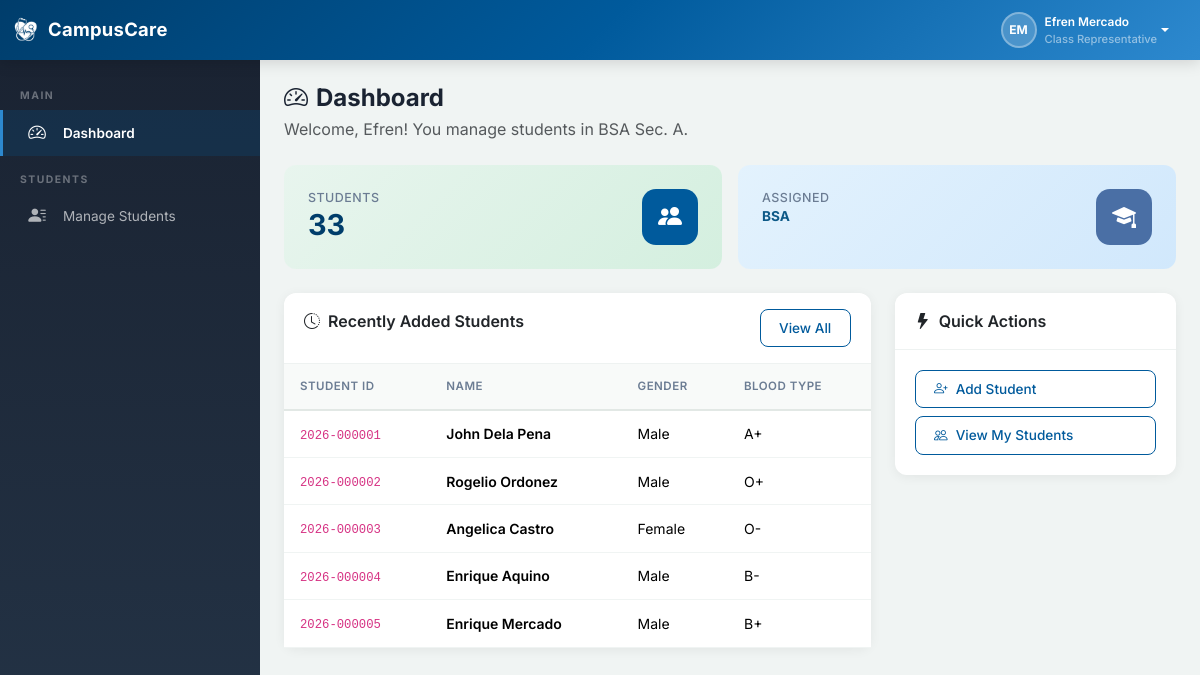
Page /rep/dashboard.php (signed in) on the committed database.
### tables this page shows
CREATE TABLE IF NOT EXISTS `users` (
  `id` INT(11) NOT NULL AUTO_INCREMENT,
  `username` VARCHAR(50) NOT NULL,
  `password` VARCHAR(255) NOT NULL,
  `first_name` VARCHAR(100) NOT NULL,
  `last_name` VARCHAR(100) NOT NULL,
  `email` VARCHAR(150) DEFAULT NULL,
  `role` ENUM('admin','nurse','rep') NOT NULL,
  `assigned_program_id` INT(11) DEFAULT NULL,
  `assigned_year_level_id` INT(11) DEFAULT NULL,
  `assigned_section` VARCHAR(20) DEFAULT NULL,
  `status` ENUM('active','inactive') NOT NULL DEFAULT 'active',
  `deactivation_reason` VARCHAR(255) DEFAULT NULL,
  `last_login` DATETIME DEFAULT NULL,
  `created_at` DATETIME NOT NULL DEFAULT CURRENT_TIMESTAMP,
  `updated_at` DATETIME NOT NULL DEFAULT CURRENT_TIMESTAMP ON UPDATE CURRENT_TIMESTAMP,
  PRIMARY KEY (`id`),
  UNIQUE KEY `uk_username` (`username`),
  KEY `fk_user_program` (`assigned_program_id`),
  KEY `fk_user_year_level` (`assigned_year_level_id`),
  CONSTRAINT `fk_user_program` FOREIGN KEY (`assigned_program_id`) REFERENCES `programs`(`id`) ON DELETE SET NULL,
  CONSTRAINT `fk_user_year_level` FOREIGN KEY (`assigned_year_level_id`) REFERENCES `year_levels`(`id`) ON DELETE SET NULL
);

CREATE TABLE IF NOT EXISTS `students` (
  `id` INT(11) NOT NULL AUTO_INCREMENT,
  `student_id` VARCHAR(30) NOT NULL,
  `first_name` VARCHAR(100) NOT NULL,
  `last_name` VARCHAR(100) NOT NULL,
  `middle_name` VARCHAR(100) DEFAULT NULL,
  `date_of_birth` DATE DEFAULT NULL,
  `gender` ENUM('Male','Female','Other') NOT NULL,
  `program_id` INT(11) DEFAULT NULL,
  `year_level_id` INT(11) DEFAULT NULL,
  `section` VARCHAR(20) DEFAULT NULL,
  `contact_number` VARCHAR(20) DEFAULT NULL,
  `email` VARCHAR(150) DEFAULT NULL,
  `address` TEXT DEFAULT NULL,
  `blood_type` VARCHAR(5) DEFAULT NULL,
  `status` ENUM('active','archived') NOT NULL DEFAULT 'active',
  `created_by` INT(11) DEFAULT NULL,
  `created_at` DATETIME NOT NULL DEFAULT CURRENT_TIMESTAMP,
  `updated_at` DATETIME NOT NULL DEFAULT CURRENT_TIMESTAMP ON UPDATE CURRENT_TIMESTAMP,
  PRIMARY KEY (`id`),
  UNIQUE KEY `uk_student_id` (`student_id`),
  KEY `fk_student_program` (`program_id`),
  KEY `fk_student_year` (`year_level_id`),
  KEY `fk_student_creator` (`created_by`),
  CONSTRAINT `fk_student_program` FOREIGN KEY (`program_id`) REFERENCES `programs`(`id`) ON DELETE SET NULL,
  CONSTRAINT `fk_student_year` FOREIGN KEY (`year_level_id`) REFERENCES `year_levels`(`id`) ON DELETE SET NULL,
  CONSTRAINT `fk_student_creator` FOREIGN KEY (`created_by`) REFERENCES `users`(`id`) ON DELETE SET NULL
);

### includes/auth.php (called while the page is built, shortened)
<?php
require_once __DIR__ . '/../config/database.php';
require_once __DIR__ . '/functions.php';
function isLoggedIn()
{
    return isset($_SESSION['user_id']) && !empty($_SESSION['user_id']);
}
function getCurrentUser()
{
    if (!isset($_SESSION['user_data']) || $_SESSION['user_data']['id'] != $_SESSION['user_id']) {
        $db = Database::getInstance();
        $user = $db->fetch(
            "SELECT u.*, p.name as program_name, p.code as program_code, yl.name as year_level_name
             FROM users u
             LEFT JOIN programs p ON u.assigned_program_id = p.id
             LEFT JOIN year_levels yl ON u.assigned_year_level_id = yl.id
             WHERE u.id = ?",
        [$_SESSION['user_id']]
        );
    }
    return $_SESSION['user_data'];
}
function getDashboardUrl($role)
{
    switch ($role) {
        case 'rep':
            return BASE_URL . '/rep/dashboard.php';
    }
}
function getRoleDisplayName($role)
{
    $roles = [
        'admin' => 'Administrator',
        'nurse' => 'School Nurse/Staff',
        'rep' => 'Class Representative'
    ];
    return $roles[$role] ?? ucfirst($role);
}

### config/database.php (called while the page is built, shortened)
<?php
class Database
{
    private static $instance = null;
    private $pdo;
    private function __construct()
    {
        try {
            $dsn = "mysql:host=" . DB_HOST . ";dbname=" . DB_NAME . ";charset=" . DB_CHARSET;
            $options = [
                PDO::ATTR_ERRMODE => PDO::ERRMODE_EXCEPTION,
                PDO::ATTR_DEFAULT_FETCH_MODE => PDO::FETCH_ASSOC,
                PDO::ATTR_EMULATE_PREPARES => false,
            ];
            $this->pdo = new PDO($dsn, DB_USER, DB_PASS, $options);
        }
        catch (PDOException $e) {
            die("Database connection failed: " . $e->getMessage());
        }
    }
    public static function getInstance()
    {
        if (self::$instance === null) {
            self::$instance = new self();
        }
        return self::$instance;
    }
    public function query($sql, $params = [])
    {
        $stmt = $this->pdo->prepare($sql);
        $stmt->execute($params);
        return $stmt;
    }
    public function fetchAll($sql, $params = [])
    {
        return $this->query($sql, $params)->fetchAll();
    }
    public function fetch($sql, $params = [])
    {
        return $this->query($sql, $params)->fetch();
    }
    public function fetchColumn($sql, $params = [])
    {
        return $this->query($sql, $params)->fetchColumn();
    }
}

### includes/functions.php (called while the page is built, shortened)
<?php
function e($string)
{
    return htmlspecialchars($string ?? '', ENT_QUOTES, 'UTF-8');
}
function isActivePage($page)
{
    $currentPage = basename($_SERVER['PHP_SELF']);
    return ($currentPage === $page) ? 'active' : '';
}

### rep/dashboard.php (the view, shortened to what this page needs)
<?php
require_once __DIR__ . '/../includes/header.php';
$db = Database::getInstance();
$user = getCurrentUser();
$programId = $user['assigned_program_id'] ?? null;
$yearLevelId = $user['assigned_year_level_id'] ?? null;
$section = $user['assigned_section'] ?? null;
$whereClause = "WHERE s.status='active'";
$params = [];
if ($programId) {
    $whereClause .= " AND s.program_id=?";
    $params[] = $programId;
}
if ($yearLevelId) {
    $whereClause .= " AND s.year_level_id=?";
    $params[] = $yearLevelId;
}
if ($section) {
    $whereClause .= " AND s.section=?";
    $params[] = $section;
}
$totalStudents = $db->fetchColumn("SELECT COUNT(*) FROM students s $whereClause", $params);
$recentAdded = $db->fetchAll("SELECT s.*, p.code as program_code, yl.name as year_level_name FROM students s LEFT JOIN programs p ON s.program_id=p.id LEFT JOIN year_levels yl ON s.year_level_id=yl.id $whereClause ORDER BY s.created_at DESC LIMIT 5", $params);
require_once __DIR__ . '/../includes/sidebar.php';
?>
<div class="page-header"><h1><i class="bi bi-speedometer2 me-2"></i>Dashboard</h1>
<p class="text-muted mb-0">Welcome, <?php echo e($user['first_name']); ?>! You manage students in <?php echo e(($user['program_code'] ?? '') . ' ' . ($user['year_level_name'] ?? '') . ' Sec. ' . ($user['assigned_section'] ?? '')); ?>.</p></div>
<div class="row g-3 mb-4">
    <div class="col-sm-6 col-xl-6"><div class="stat-card stat-card-primary animate-fade-in"><div class="d-flex justify-content-between"><div><div class="stat-label">Students</div><div class="stat-value"><?php echo $totalStudents; ?></div></div><div class="stat-icon"><i class="bi bi-people-fill"></i></div></div></div></div>
    <div class="col-sm-6 col-xl-6"><div class="stat-card stat-card-secondary animate-fade-in animate-delay-2"><div class="d-flex justify-content-between"><div><div class="stat-label">Assigned</div><div class="stat-value fs-sm"><?php echo e(($user['program_code'] ?? 'N/A') . ' ' . ($user['year_level_name'] ?? '')); ?></div></div><div class="stat-icon"><i class="bi bi-mortarboard-fill"></i></div></div></div></div>
</div>
<div class="row g-4">
    <div class="col-lg-8">
        <div class="card"><div class="card-header d-flex justify-content-between"><span><i class="bi bi-clock-history me-2"></i>Recently Added Students</span><a href="students.php" class="btn btn-sm btn-outline-primary">View All</a></div>
        <div class="card-body p-0"><div class="table-responsive"><table class="table table-hover mb-0">
        <thead><tr><th>Student ID</th><th>Name</th><th>Gender</th><th>Blood Type</th></tr></thead>
        <tbody>
        <?php if (empty($recentAdded)): ?><tr><td colspan="4" class="text-center text-muted py-4">No students found.</td></tr>
        <?php
else:
    foreach ($recentAdded as $s): ?>
        <tr><td><code><?php echo e($s['student_id']); ?></code></td><td class="fw-semibold"><?php echo e($s['first_name'] . ' ' . $s['last_name']); ?></td><td><?php echo e($s['gender']); ?></td><td><?php echo e($s['blood_type'] ?? '—'); ?></td></tr>
        <?php
    endforeach;
endif; ?>
        </tbody></table></div></div></div>
    </div>
    <div class="col-lg-4">
        <div class="card"><div class="card-header"><i class="bi bi-lightning-fill me-2"></i>Quick Actions</div>
        <div class="card-body">
            <a href="students.php?action=add" class="btn btn-outline-primary btn-sm w-100 mb-2 text-start"><i class="bi bi-person-plus me-2"></i>Add Student</a>
            <a href="students.php" class="btn btn-outline-primary btn-sm w-100 text-start"><i class="bi bi-people me-2"></i>View My Students</a>
        </div></div>
    </div>
</div>
<?php require_once __DIR__ . '/../includes/footer.php'; ?>

### includes/header.php (shortened to what this page needs)
<?php
require_once __DIR__ . '/auth.php';
require_once __DIR__ . '/functions.php';
$currentUser = isLoggedIn() ? getCurrentUser() : null;
?>
<!DOCTYPE html>
<html lang="en">
<head>
    <link rel="stylesheet" href="<?php echo BASE_URL; ?>/node_modules/bootstrap/dist/css/bootstrap.min.css">
    <link rel="stylesheet" href="<?php echo BASE_URL; ?>/node_modules/bootstrap-icons/font/bootstrap-icons.css">
    <link rel="stylesheet" href="<?php echo BASE_URL; ?>/css/style.css">
</head>
<body class="<?php echo isLoggedIn() ? 'has-sidebar' : ''; ?>">
<?php if (isLoggedIn()): ?>
<nav class="navbar navbar-expand-lg navbar-dark cc-navbar fixed-top">
    <div class="container-fluid">
        <a class="navbar-brand d-flex align-items-center" href="<?php echo getDashboardUrl($currentUser['role']); ?>">
            <img src="<?php echo BASE_URL; ?>/assets/logo-main-w.png" alt="<?php echo APP_NAME; ?>" style="width:28px;height:28px;object-fit:contain;" class="me-2">
            <span class="fw-bold"><?php echo APP_NAME; ?></span>
        </a>
        <div class="d-flex align-items-center ms-auto">
            <div class="dropdown">
                <button class="btn btn-link text-white text-decoration-none dropdown-toggle d-flex align-items-center"
                        type="button" id="userDropdown" data-bs-toggle="dropdown" aria-expanded="false">
                    <div class="user-avatar me-2">
                        <?php echo strtoupper(substr($currentUser['first_name'], 0, 1) . substr($currentUser['last_name'], 0, 1)); ?>
                    </div>
                    <div class="d-none d-md-block text-start">
                        <div class="fw-semibold small"><?php echo e($currentUser['first_name'] . ' ' . $currentUser['last_name']); ?></div>
                        <div class="text-white-50" style="font-size: 0.7rem;"><?php echo getRoleDisplayName($currentUser['role']); ?></div>
                    </div>
                </button>
            </div>
        </div>
    </div>
</nav>
<?php
endif; ?>

### includes/sidebar.php (shortened to what this page needs)
<?php
$userRole = $_SESSION['user_role'] ?? '';
?>
<aside class="cc-sidebar" id="sidebar">
    <nav class="sidebar-nav">
        <?php if ($userRole === 'admin'): ?>
        <div class="sidebar-section-title">Main</div>
        <a href="<?php echo BASE_URL; ?>/admin/dashboard.php" class="sidebar-link <?php echo isActivePage('dashboard.php'); ?>">
            <i class="bi bi-speedometer2"></i><span>Dashboard</span>
        </a>
        <div class="sidebar-section-title">Management</div>
        <a href="<?php echo BASE_URL; ?>/admin/users.php" class="sidebar-link <?php echo isActivePage('users.php'); ?>">
            <i class="bi bi-people"></i><span>User Management</span>
        </a>
        <a href="<?php echo BASE_URL; ?>/admin/programs.php" class="sidebar-link <?php echo isActivePage('programs.php'); ?>">
            <i class="bi bi-mortarboard"></i><span>Programs</span>
        </a>
        <a href="<?php echo BASE_URL; ?>/admin/year_levels.php" class="sidebar-link <?php echo isActivePage('year_levels.php'); ?>">
            <i class="bi bi-layers"></i><span>Year Levels</span>
        </a>
        <a href="<?php echo BASE_URL; ?>/admin/students.php" class="sidebar-link <?php echo isActivePage('students.php'); ?>">
            <i class="bi bi-person-badge"></i><span>Student Records</span>
        </a>
        <a href="<?php echo BASE_URL; ?>/admin/archive.php" class="sidebar-link <?php echo isActivePage('archive.php'); ?>">
            <i class="bi bi-archive"></i><span>Archived Records</span>
        </a>
        <div class="sidebar-section-title">Analytics</div>
        <a href="<?php echo BASE_URL; ?>/admin/reports.php" class="sidebar-link <?php echo isActivePage('reports.php'); ?>">
            <i class="bi bi-graph-up"></i><span>Reports</span>
        </a>
        <a href="<?php echo BASE_URL; ?>/admin/access_logs.php" class="sidebar-link <?php echo isActivePage('access_logs.php'); ?>">
            <i class="bi bi-shield-check"></i><span>Access Logs</span>
        </a>
        <?php
elseif ($userRole === 'rep'): ?>
        <div class="sidebar-section-title">Main</div>
        <a href="<?php echo BASE_URL; ?>/rep/dashboard.php" class="sidebar-link <?php echo isActivePage('dashboard.php'); ?>">
            <i class="bi bi-speedometer2"></i><span>Dashboard</span>
        </a>
        <div class="sidebar-section-title">Students</div>
        <a href="<?php echo BASE_URL; ?>/rep/students.php" class="sidebar-link <?php echo isActivePage('students.php'); ?>">
            <i class="bi bi-person-lines-fill"></i><span>Manage Students</span>
        </a>
        <?php
endif; ?>
    </nav>
</aside>
<main class="cc-main-content">

### includes/footer.php (shortened to what this page needs)
</main>
</body>
</html>

### rows in the picture
users: first_name+last_name "EM", first_name+last_name "Efren Mercado", role "Class Representative", first_name "Efren"
students: student "2026-000001", first_name+last_name "John Dela Pena", gender "Male", blood_type "A+"
students: student "2026-000002", first_name+last_name "Rogelio Ordonez", gender "Male", blood_type "O+"
students: student "2026-000003", first_name+last_name "Angelica Castro", gender "Female", blood_type "O-"
students: student "2026-000004", first_name+last_name "Enrique Aquino", gender "Male", blood_type "B-"
students: student "2026-000005", first_name+last_name "Enrique Mercado", gender "Male", blood_type "B+"

### other values in the picture
APP_NAME "CampusCare"
$totalStudents "33"
